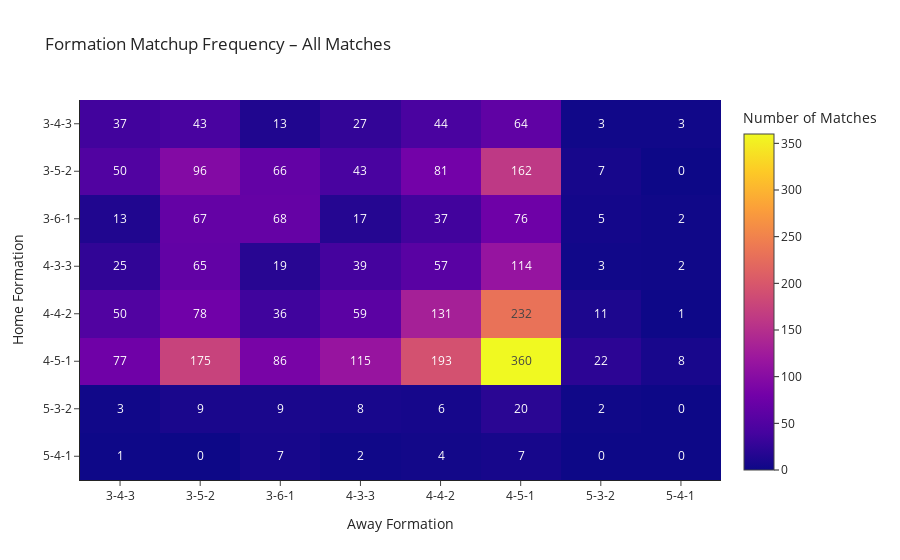

Write notebook code for a chart like this one.
### Code cell
# Frequency heatmap for all matches
freq_mat = df_all.pivot_table(
    index="Home_Formation",
    columns="Away_Formation",
    values="N",
    aggfunc="sum"
).fillna(0)

# Make sure indices and columns are strings
freq_mat.index = freq_mat.index.astype(str)
freq_mat.columns = freq_mat.columns.astype(str)

fig_freq = px.imshow(
    freq_mat,
    labels=dict(
        x="Away Formation",
        y="Home Formation",
        color="Number of Matches"
    ),
    title="Formation Matchup Frequency – All Matches",
    text_auto=True,
    aspect="auto"
)

fig_freq.update_layout(template="simple_white")
fig_freq.show()
fig_freq.write_image("fig_heatmap_frequency.png", scale=2)

### Figure 1 — Plotly figure (JSON) as saved in the notebook; plotly's stock layout.template omitted (floating-point values rounded to 4 significant figures)
{"data": [{"coloraxis": "coloraxis", "hovertemplate": "Away Formation: %{x}<br>Home Formation: %{y}<br>Number of Matches: %{z}<extra></extra>", "name": "0", "texttemplate": "%{z}", "type": "heatmap", "x": ["3-4-3", "3-5-2", "3-6-1", "4-3-3", "4-4-2", "4-5-1", "5-3-2", "5-4-1"], "xaxis": "x", "y": ["3-4-3", "3-5-2", "3-6-1", "4-3-3", "4-4-2", "4-5-1", "5-3-2", "5-4-1"], "yaxis": "y", "z": [[37.0, 43.0, 13.0, 27.0, 44.0, 64.0, 3.0, 3.0], [50.0, 96.0, 66.0, 43.0, 81.0, 162.0, 7.0, 0.0], [13.0, 67.0, 68.0, 17.0, 37.0, 76.0, 5.0, 2.0], [25.0, 65.0, 19.0, 39.0, 57.0, 114.0, 3.0, 2.0], [50.0, 78.0, 36.0, 59.0, 131.0, 232.0, 11.0, 1.0], [77.0, 175.0, 86.0, 115.0, 193.0, 360.0, 22.0, 8.0], [3.0, 9.0, 9.0, 8.0, 6.0, 20.0, 2.0, 0.0], [1.0, 0.0, 7.0, 2.0, 4.0, 7.0, 0.0, 0.0]]}], "layout": {"coloraxis": {"colorbar": {"title": {"text": "Number of Matches"}}, "colorscale": [[0, "#0d0887"], [0.1111, "#46039f"], [0.2222, "#7201a8"], [0.3333, "#9c179e"], [0.4444, "#bd3786"], [0.5556, "#d8576b"], [0.6667, "#ed7953"], [0.7778, "#fb9f3a"], [0.8889, "#fdca26"], [1, "#f0f921"]]}, "title": {"text": "Formation Matchup Frequency – All Matches"}, "xaxis": {"anchor": "y", "domain": [0, 1], "title": {"text": "Away Formation"}}, "yaxis": {"anchor": "x", "autorange": "reversed", "domain": [0, 1], "title": {"text": "Home Formation"}}}}
